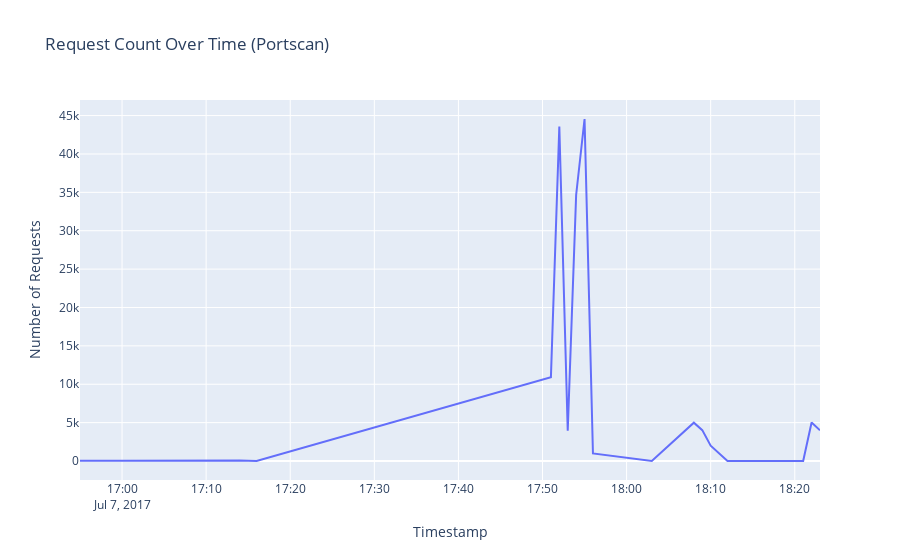

Notebook code cell kept with this figure:
### Code cell
# Group data by timestamp to count requests
port_scan_time_series = port_scan_df.groupby(port_scan_df['Timestamp'].dt.floor('T')).size().reset_index(name='Request Count')

# Plot the time-series chart
fig = px.line(port_scan_time_series, x='Timestamp', y='Request Count',
              title='Request Count Over Time (Portscan)',
              labels={'Timestamp': 'Timestamp', 'Request Count': 'Number of Requests'})
fig.show()

### Figure 1 — Plotly figure (JSON) as saved in the notebook; plotly's stock layout.template omitted (floating-point values rounded to 4 significant figures)
{"data": [{"hovertemplate": "Timestamp=%{x}<br>Number of Requests=%{y}<extra></extra>", "legendgroup": "", "line": {"color": "#636efa", "dash": "solid"}, "marker": {"symbol": "circle"}, "mode": "lines", "name": "", "orientation": "v", "showlegend": false, "type": "scatter", "x": ["2017-07-07T16:55:00", "2017-07-07T16:56:00", "2017-07-07T16:57:00", "2017-07-07T16:58:00", "2017-07-07T16:59:00", "2017-07-07T17:00:00", "2017-07-07T17:14:00", "2017-07-07T17:15:00", "2017-07-07T17:16:00", "2017-07-07T17:51:00", "2017-07-07T17:52:00", "2017-07-07T17:53:00", "2017-07-07T17:54:00", "2017-07-07T17:55:00", "2017-07-07T17:56:00", "2017-07-07T18:03:00", "2017-07-07T18:08:00", "2017-07-07T18:09:00", "2017-07-07T18:10:00", "2017-07-07T18:12:00", "2017-07-07T18:13:00", "2017-07-07T18:14:00", "2017-07-07T18:15:00", "2017-07-07T18:21:00", "2017-07-07T18:22:00", "2017-07-07T18:23:00"], "xaxis": "x", "y": [30, 45, 29, 11, 62, 49, 60, 54, 4, 10905, 43586, 3953, 34660, 44556, 991, 2, 4999, 4023, 2005, 1, 11, 12, 1, 2, 5012, 4003], "yaxis": "y"}], "layout": {"legend": {"tracegroupgap": 0}, "title": {"text": "Request Count Over Time (Portscan)"}, "xaxis": {"anchor": "y", "domain": [0, 1], "title": {"text": "Timestamp"}}, "yaxis": {"anchor": "x", "domain": [0, 1], "title": {"text": "Number of Requests"}}}}
